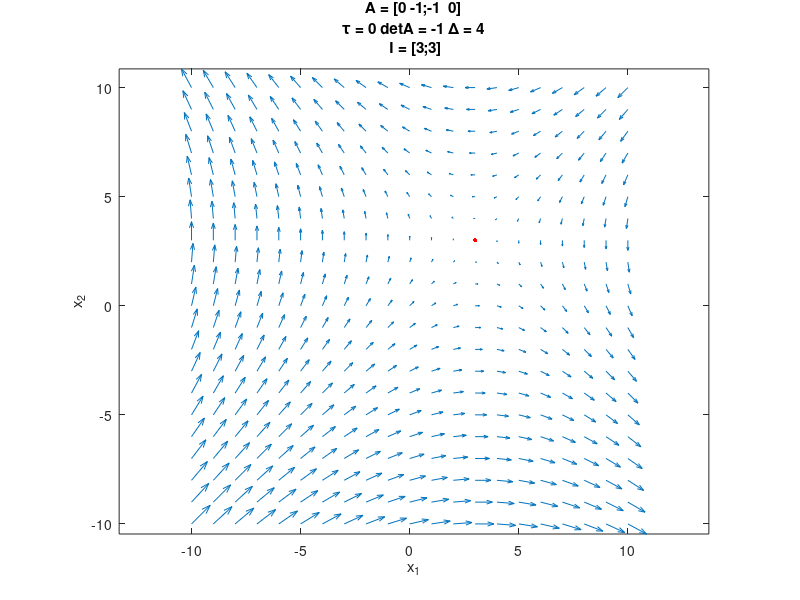

MATLAB code for this plot:
clear;
clc;
%close all

%% Define System 
% a = 1;
% b = 0;
% tau = 0;
% d = tau - a;
% detA = -1;
% delta = tau^2 - 4*detA;
% c = (a*d - detA)/b;
% if b == 0
%     detA = a*d;
%     delta = tau^2 - 4*detA;
%     c = 0;
% end
% 
% A = [a b; c d];
% I = [0;0];
% 
A = [0 -1; -1 0];
I = [3;3];
detA = det(A);
tau = trace(A);
delta = tau^2 - 4*detA;
%% Calculate Flow Field
x1Lim = [-10,10];
x2Lim = [-10,10];
dx = 1;
x1Pts = x1Lim(1,1):dx:x1Lim(1,2);
x2Pts = x2Lim(1,1):dx:x2Lim(1,2);
numPts = size(x1Pts,2)*size(x2Pts,2);
xdot = zeros(numPts,4);
FPs = nan(numPts,2);
i = 0;
for x1 = x1Pts
    for x2 = x2Pts
        i = i + 1;
        x = [x1,x2]';
        %Linear
        xdot(i,1:2) = x';
        xdot(i,3:4) = (A*x)' + I';
        if sum(abs(xdot(i,3:4)))==0
            FPs(i,1:2) = x';
        end
    end
end
FPs = FPs(~isnan(FPs(:,1)),:);

%% Plot Flow Field
f = figure
quiver(xdot(:,1),xdot(:,2),xdot(:,3),xdot(:,4))
hold on
plot(FPs(:,1),FPs(:,2),'r.','MarkerSize',10)
axis square
axis equal
xlabel('x_1')
ylabel('x_2')
title(['A = ','[',num2str(A(1,:)),';',num2str(A(2,:)),']',newline,'\tau = ',num2str(tau),...
    ' detA = ',num2str(detA),' \Delta = ',num2str(delta), ...
    newline, ' I = [',num2str(I(1,1)),';',num2str(I(2,1)),']']);
titleStr = ['A=','[',num2str(A(1,:)),';',num2str(A(2,:)),']','I=[',num2str(I(1,1)),';',num2str(I(2,1)),']'];
dirStr = 'C:\Users\pmari\OneDrive - University of Pittsburgh\Documents\Posture\Figures\Model Development\Linear 2D\';
 saveas(gcf,[dirStr,titleStr,'.jpg'])  
%set(t, 'horizontalAlignment', 'left')
% set(t, 'units', 'normalized')
% h1 = get(t, 'position')
% set(t, 'position', [1 h1(2) h1(3)])
% for i=1:4
%     s=subplot(1,4,i)
%     system = Results(i).System;
%     flowfield = Results(i).FlowField;
%     quiver(flowfield(:,1),flowfield(:,2),flowfield(:,3),flowfield(:,4))
% 
%     axis square
%     axis equal
%     s.XLim = x1Lim;
%     s.YLim = x2Lim;
%     title(system)
% end
% 
% f.Position = [0 0 1700 500];
